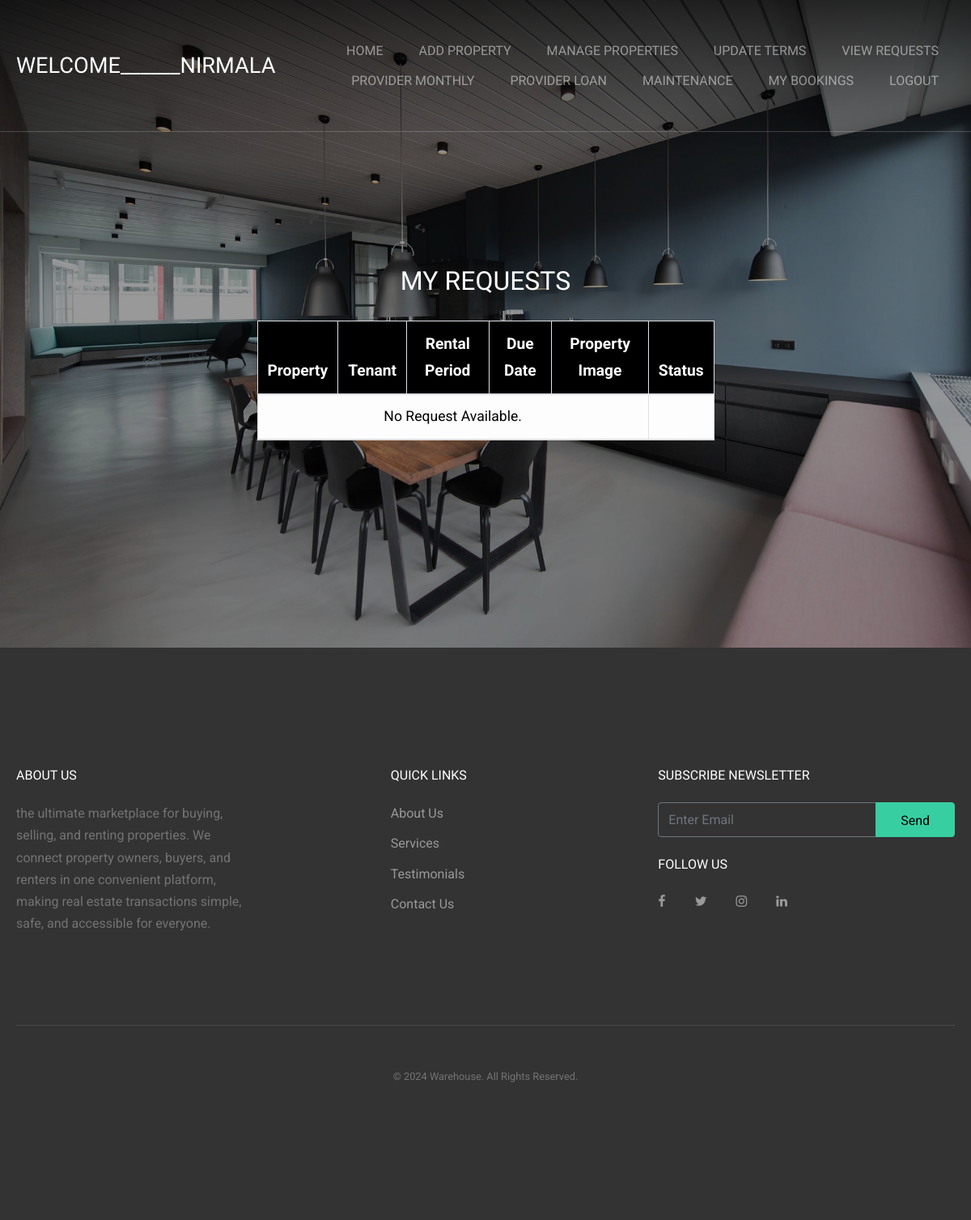
The app's page /provider_monthly/ (signed in), older data.
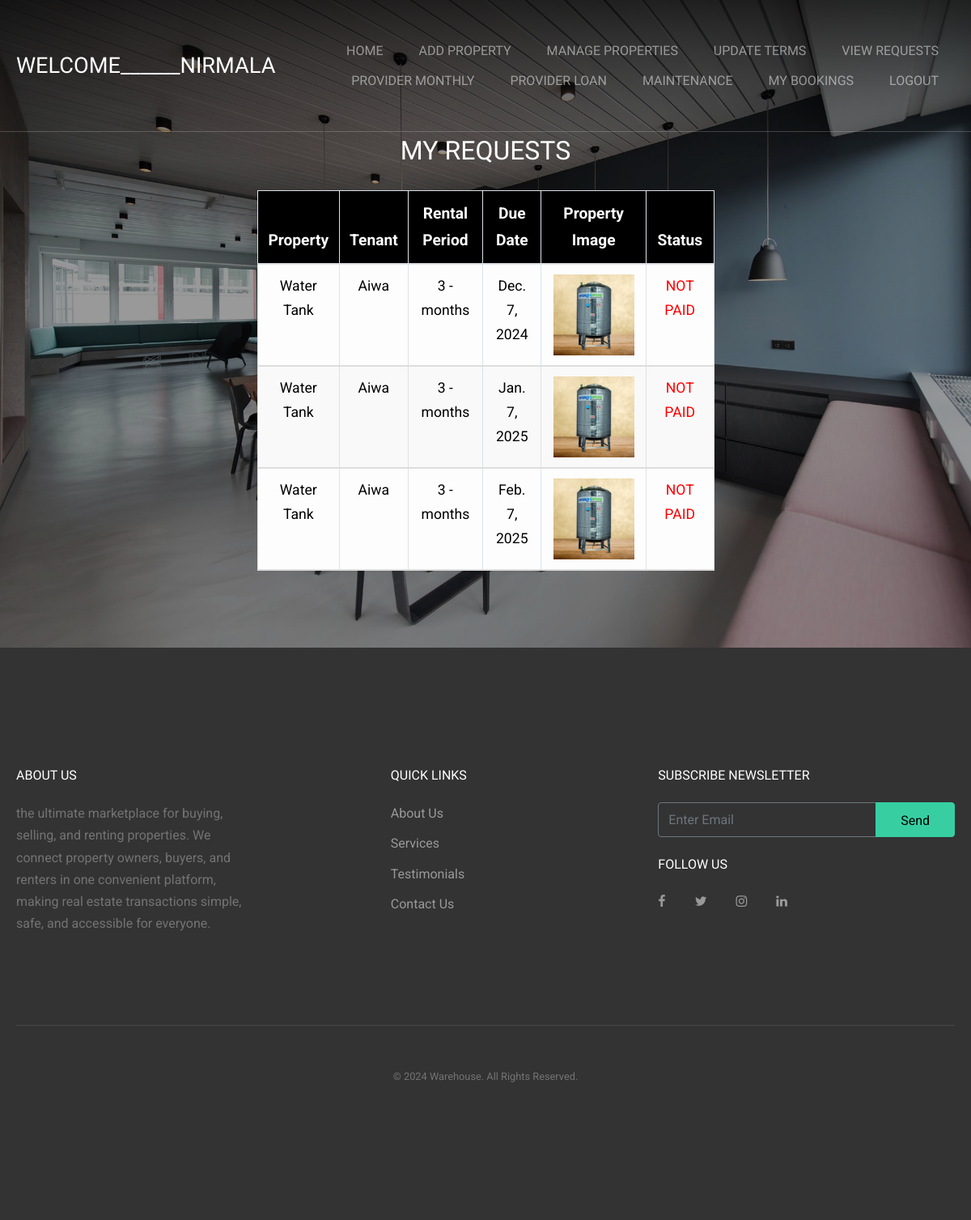
The same page, newer data.
### blockchain/models.py (models this page shows, shortened)
class User(AbstractUser):
    USER_ROLES = [
        ('tenant', 'Tenant'),
        ('provider', 'Provider')
    ]
    role = models.CharField(max_length=10, choices=USER_ROLES)
    verification_status = models.BooleanField(default=False)  # For Admin to verify accounts
    contact_number = models.CharField(max_length=15, null=True, blank=True)
    address = models.TextField(null=True, blank=True)
    document = models.ImageField(upload_to='documents/')

class MonthlyPayment(models.Model):
    request = models.ForeignKey(UserRequest, on_delete=models.CASCADE)
    tenant = models.ForeignKey(User, on_delete=models.CASCADE, limit_choices_to={'role': 'tenant'})
    property = models.ForeignKey(Property, on_delete=models.CASCADE)
    due_date = models.DateField()
    amount = models.DecimalField(decimal_places=2, max_digits=10, default=0.00)
    is_paid = models.BooleanField(default=False)

class Property(models.Model):
    provider = models.ForeignKey(User, on_delete=models.CASCADE, limit_choices_to={'role': 'provider'})
    title = models.CharField(max_length=100)
    description = models.TextField()
    address = models.TextField()
    rent_amount = models.DecimalField(max_digits=10, decimal_places=2)
    is_approved = models.BooleanField(default=False)
    image = models.ImageField(upload_to='property_image/')

class UserRequest(models.Model):
    RENTAL_PERIOD_CHOICES = [
        ('days', 'Days'),
        ('months', 'Months'),
        ('years', 'Years'),
    ]
    tenant = models.ForeignKey(User, on_delete=models.CASCADE, limit_choices_to={'role': 'tenant'})
    property = models.ForeignKey(Property, on_delete=models.CASCADE)
    start_date = models.DateField()
    end_date = models.DateField()
    rental_period = models.CharField(max_length=10, choices=RENTAL_PERIOD_CHOICES)
    duration = models.PositiveIntegerField()  # The number of days, months, or years
    aadhar = models.ImageField(upload_to='request_aadhar/')
    is_approved = models.BooleanField(default=False)
    monthly_rent = models.BooleanField(default=False)
    loan = models.BooleanField(default=False)
    loan_paid = models.BooleanField(default=False)

### blockchain/views.py (the view)
# urls.py: path('provider_monthly/', views.provider_monthly, name='provider_monthly'),
def provider_monthly(request):
    provider_properties = Property.objects.filter(provider=request.user)
    user_requests = MonthlyPayment.objects.filter(property__in=provider_properties)
    return render(request, 'provider_monthly.html', {'user_requests': user_requests})

### templates/provider_monthly.html (shortened to what this page needs)
<!DOCTYPE html>
<html lang="en">
  <head>
    <link rel="stylesheet" href="../static/fonts/icomoon/style.css">
    <link rel="stylesheet" href="../static/css/bootstrap.min.css">
    <link rel="stylesheet" href="../static/css/jquery-ui.css">
    <link rel="stylesheet" href="../static/css/owl.carousel.min.css">
    <link rel="stylesheet" href="../static/css/owl.theme.default.min.css">
    <link rel="stylesheet" href="../static/css/owl.theme.default.min.css">
    <link rel="stylesheet" href="../static/css/jquery.fancybox.min.css">
    <link rel="stylesheet" href="../static/css/bootstrap-datepicker.css">
    <link rel="stylesheet" href="../static/fonts/flaticon/font/flaticon.css">
    <link rel="stylesheet" href="../static/css/aos.css">
    <link rel="stylesheet" href="../static/css/style.css">
  </head>
  <body data-spy="scroll" data-target=".site-navbar-target" data-offset="300">
  <div class="site-wrap">
    <header class="site-navbar py-4 js-sticky-header site-navbar-target" role="banner">
      <div class="container">
        <div class="row align-items-center">
          <div class="col-6 col-xl-2">
            <h1 class="mb-0 site-logo m-0 p-0"><a href="/" class="mb-0">Welcome______{{ request.user.username }}</a></h1>
          </div>
          <div class="col-12 col-md-10 d-none d-xl-block">
            <nav class="site-navigation position-relative text-right" role="navigation">
              <ul class="site-menu main-menu js-clone-nav mr-auto d-none d-lg-block">
                <li><a href="{% url 'provider_index' %}" class="nav-link">Home</a></li>
                <li><a href="{% url 'add_property' %}" class="nav-link">Add property</a></li>
                <li><a href="{% url 'manage_properties' %}" class="nav-link">manage properties</a></li>
                <li><a href="{% url 'provider_update' %}" class="nav-link">Update terms</a></li>
                <li><a href="{% url 'user_requests' %}" class="nav-link">View Requests</a></li>
                <li><a href="{% url 'provider_monthly' %}" class="nav-link">Provider Monthly</a></li>
                <li><a href="{% url 'provider_loan' %}" class="nav-link">Provider Loan</a></li>
                <li><a href="{% url 'provider_maintenance' %}" class="nav-link">Maintenance</a></li>
                <li><a href="{% url 'provider_history' %}" class="nav-link">My Bookings</a></li>
                <li><a href="{% url 'logout' %}" class="nav-link">logout</a></li>
              </ul>
            </nav>
          </div>
        </div>
      </div>
    </header>
    <div class="site-block-wrap">
      <div class="site-blocks-cover overlay overlay-2" style="background-image: url(../static/images/hero_1.jpg);" data-aos="fade" id="home-section">
        <div class="container">
          <div class="row align-items-center justify-content-center">
            <div class="col-md-6 mt-lg-5 text-center">
                <h2 class="text-white">My Requests</h2>
          <table class="table table-bordered table-light">
            <thead>
              <tr>
                <th>Property</th>
                <th>Tenant</th>
                <th>Rental Period</th>
                <th>Due Date</th>
                <th>Property Image</th>
                <th>Status</th>
              </tr>
            </thead>
            <tbody>
              {% for requests in user_requests %}
              <tr>
                <td>{{ requests.property.title }}</td>
                <td>{{ requests.tenant.username }}</td>
                <td>{{ requests.request.duration }} - {{ requests.request.rental_period }}</td>
                <td>{{ requests.due_date }}</td>
                <td>
                  <img src="{{ requests.property.image.url }}" alt="{{ property.provider.username }}" style="max-width: 100px; cursor: pointer;">
                </td>
                <td>
                    {% if requests.is_paid %}
                      <span style="color: green;">PAID</span>
                    {% else %}
                      <span style="color: red;">NOT PAID</span>
                    {% endif %}
                </td>
              </tr>
              {% empty %}
              <tr>
                <td colspan="5">No Request Available.</td>
              </tr>
              {% endfor %}
            </tbody>
          </table>
            </div>
          </div>
        </div>
      </div>
  </div>
    <footer class="site-footer">
      <div class="container">
        <div class="row">
          <div class="col-md-8">
            <div class="row">
              <div class="col-md-5">
                <h2 class="footer-heading mb-4">About Us</h2>
                <p>the ultimate marketplace for buying, selling, and renting properties. We connect property owners, buyers, and renters in one convenient platform, making real estate transactions simple, safe, and accessible for everyone.</p>
              </div>
              <div class="col-md-3 mx-auto">
                <h2 class="footer-heading mb-4">Quick Links</h2>
                <ul class="list-unstyled">
                  <li><a href="#">About Us</a></li>
                  <li><a href="#">Services</a></li>
                  <li><a href="#">Testimonials</a></li>
                  <li><a href="#">Contact Us</a></li>
                </ul>
              </div>
            </div>
          </div>
          <div class="col-md-4">
            <div class="mb-4">
              <h2 class="footer-heading mb-4">Subscribe Newsletter</h2>
            <form action="#" method="post" class="footer-subscribe">
              <div class="input-group mb-3">
                <input type="text" class="form-control border-secondary text-white bg-transparent" placeholder="Enter Email" aria-label="Enter Email" aria-describedby="button-addon2">
                <div class="input-group-append">
                  <button class="btn btn-primary text-black" type="button" id="button-addon2">Send</button>
                </div>
              </div>
            </form>
            </div>
            <div class="">
              <h2 class="footer-heading mb-4">Follow Us</h2>
                <a href="#" class="pl-0 pr-3"><span class="icon-facebook"></span></a>
                <a href="#" class="pl-3 pr-3"><span class="icon-twitter"></span></a>
                <a href="#" class="pl-3 pr-3"><span class="icon-instagram"></span></a>
                <a href="#" class="pl-3 pr-3"><span class="icon-linkedin"></span></a>
            </div>
          </div>
        </div>
        <div class="row pt-5 mt-5 text-center">
          <div class="col-md-12">
            <div class="border-top pt-5">
            <p class="copyright"><small>&copy; <script>document.write(new Date().getFullYear());</script> Warehouse. All Rights Reserved.</a></small></p>
            </div>
          </div>
        </div>
      </div>
    </footer>
  </div>
  </body>
</html>

### templates/provider_monthly.html (style rules this page uses)
table { width: 100%; max-width: 1200px; border-collapse: collapse; margin: 30px auto; font-size: 1.1rem; text-align: left; }
thead th { background-color: #000001; color: white; padding: 16px; text-align: center; font-size: 1.2rem; }
td, th { padding: 16px; text-align: center; color: #000001; }
tbody tr { border-bottom: 2px solid #ddd; }
tbody tr:nth-child(even) { background-color: #f9f9f9; }
.container { max-width: 1400px; padding: 20px; }

Row changes from the older to the newer data that the page shows:
added MonthlyPayment: property "Water Tank", tenant.username "Aiwa", request.duration "3", request.rental_period "months", due_date "Dec. 7, 2024", property.image (picture), is_paid "NOT PAID"
added MonthlyPayment: property "Water Tank", tenant.username "Aiwa", request.duration "3", request.rental_period "months", due_date "Jan. 7, 2025", property.image (picture), is_paid "NOT PAID"
added MonthlyPayment: property "Water Tank", tenant.username "Aiwa", request.duration "3", request.rental_period "months", due_date "Feb. 7, 2025", property.image (picture), is_paid "NOT PAID"
Text that changed along with them:
text no longer shown: "No Request Available."
